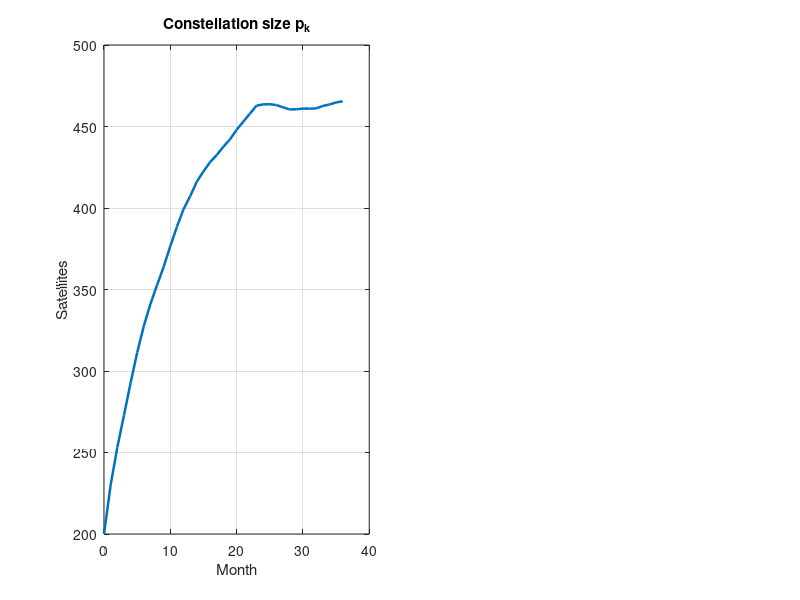

MATLAB code to generate this figure: (Note: this script raises an error after producing the figure.)
% =========================================================================
% 
% Filename:       HW1.m
% Author:         Derek Yu
% Institution:    Purdue University
% Course:         AAE590 - Fundamentals of State Estimation
% Professor:      Dr. Keith LeGrand
% Contact:        klegrand@purdue.edu
% Assignment:     HW 3
% Semester:       Fall 2025
% 
% Description:
%
% =========================================================================

%%

% Part a: Simulate constellation size and monthly budget with just process noise

clear; close all; clc; 
rng(1);  

K        = 36;          % months
p0       = 200;         % sats
b0       = 50;          % M$
sigma_b  = 1.5;         % M$, budget random-walk std

% Create p and b vectors
p = zeros(1, K+1);
b = zeros(1, K+1);
p(1) = p0;
b(1) = b0;

% Propogate
for k = 1:K
    % Budget random walk
    b(k+1) = b(k) + sigma_b*randn;

    % Constellation dynamics
    p(k+1) = 0.9*p(k) + b(k);
end

t = 0:K;

figure('Color','w','Position',[100 100 1400 800]);

subplot(1,2,1);
plot(t, p, 'LineWidth',1.8);
grid on; xlabel('Month'); ylabel('Satellites');
title('Constellation size p_k');
ax = gca;
ax.FontSize = 16;

subplot(1,2,2);
plot(t, b, 'LineWidth',1.8);
grid on; xlabel('Month'); ylabel('Budget (M$)');
title('Monthly budget b_k');

sgtitle('Derek Yu - Part (a): Simulation of Constellation and Budget','FontSize',25);
ax = gca;
ax.FontSize = 16;

%% Part c

clear; close all; clc; 
rng(1);              

% system dynamics
A = [0.9 1.0;   
     0.0 1.0];  

sigma_b = 1.5;              % $ 1 sig uncertainty
Qw = sigma_b^2;             % process noise 
G  = [0; 1];                % process noise for only b_k
Q  = G*Qw*G.';              % state space process noise covariance

H  = [1 0];                 % mapping, measure constellation size only
R  = 7^2;                   % meas noise satellites^2

K  = 36;  % months

% Init
x_true = zeros(2, K+1);
x_true(:,1) = [200; 50];    % p0=200 sats, b0=50 M$

% Generate a true trajectory and measurements
w = [zeros(1,K); sigma_b*randn(1,K)];   % only budget gets noise
z = zeros(1,K);                         % measurements z_k

for k = 1:K
    x_true(:,k+1) = A*x_true(:,k) + G*(sigma_b*randn);  % same as adding w(:,k)
    z(k) = H*x_true(:,k+1) + 7*randn;                   % measurement at month k
end

p_true = x_true(1,2:end);
b_true = x_true(2,2:end);

%  Kalman filter setup 
xhat = zeros(2, K+1);
xhat(:,1) = [170; 80];                 % init estimate

P = zeros(2,2,K+1);
P(:,:,1) = diag([50^2, 20^2]);         % init covariance

% storage for posterior (after-update) values
xhat_post = zeros(2,K);
P_post    = zeros(2,2,K);

for k = 1:K
    % Predict
    x_pred = A*xhat(:,k);
    P_pred = A*P(:,:,k)*A.' + Q;

    % Update
    S  = H*P_pred*H.' + R;        % innovation covariance
    Kk = (P_pred*H.')/S;          % Kalman gain (2x1)

    innov = z(k) - H*x_pred;      % residual
    x_upd = x_pred + Kk*innov;
    P_upd = (eye(2) - Kk*H)*P_pred;

    % Store posterior
    xhat_post(:,k) = x_upd;
    P_post(:,:,k)  = P_upd;

    % Roll to next step
    xhat(:,k+1) = x_upd;
    P(:,:,k+1)  = P_upd;
end

p_hat = xhat_post(1,:);
b_hat = xhat_post(2,:);
sig_p = sqrt(squeeze(P_post(1,1,:))).';
sig_b = sqrt(squeeze(P_post(2,2,:))).';

t = 1:K;


figure('Color','w','Position',[100 100 1400 900]);

subplot(2,2,1);
plot(t, p_true, 'LineWidth',2); hold on;
plot(t, p_hat,  '--', 'LineWidth',2);
grid on; xlabel('Month'); ylabel('Satellites');
title('i) Constellation size: true vs posterior estimate');
legend('True p_k','Estimated p_k','Location','best');
ax = gca;
ax.FontSize = 16;

subplot(2,2,2);
plot(t, b_true, 'LineWidth',2); hold on;
plot(t, b_hat,  '--', 'LineWidth',2);
grid on; xlabel('Month'); ylabel('Budget (M$)');
title('ii) Monthly budget: true vs posterior estimate');
legend('True b_k','Estimated b_k','Location','best');
ax = gca;
ax.FontSize = 16;

subplot(2,2,3);
err_p = p_true - p_hat;
plot(t, err_p, 'LineWidth',2); hold on;
plot(t,  sig_p, ':', 'LineWidth',3);
plot(t, -sig_p, ':', 'LineWidth',3);
grid on; xlabel('Month'); ylabel('Satellites');
title('iii) p-state error with \pm1\sigma bounds');
legend('p_k - p_{est,k}','+\sigma_p','-\sigma_p','Location','best');
ax = gca;
ax.FontSize = 16;

subplot(2,2,4);
err_b = b_true - b_hat;
plot(t, err_b, 'LineWidth',2); hold on;
plot(t,  sig_b, ':', 'LineWidth',3);
plot(t, -sig_b, ':', 'LineWidth',3);
grid on; xlabel('Month'); ylabel('M$');
title('iv) b-state error with \pm1\sigma bounds');
legend('b_k - b_{est,k}','+\sigma_b','-\sigma_b','Location','best');
ax = gca;
ax.FontSize = 16;

sgtitle('Kalman Filter for Constellation Size and Budget (36 months)');


%% Problem 2, Orbit EKF

clear; close all; clc;

% Given
mu = 3.986004418e5;           % [km^3/s^2]
Qr = 1e-8; Qth = 1e-16;       % process noise covariances
Qc = diag([Qr, Qth]);          % continuous-time process noise
R = 1e-4;                 % measurement noise variance (rad^2)

% True initial conditions
x_true0 = [6753.137; 0; 0; 0.00113975]; % [r, rdot, theta, thetadot]

% Estimated initial mean and covariance
x_hat = [6.75681367e3;
         -1.37015864e-1;
          4.45127583e-2;
          1.08593276e-3];
P = diag([40, 1e-2, 1e-3, 1e-8]);

% Orbital period
a = x_true0(1);                      % roughly semi-major axis
P_orbit = 2*pi*sqrt(a^3/mu);         % seconds

% Simulation parameters
dt_meas = 30;                        % measurement period [s]
dt_int = 1;                          % integration time step
tspan = 0:dt_int:P_orbit;

% Noise matrices
G = [0 0; 1 0; 0 0; 0 1];

% Storage
nx = length(x_true0);
x_true = zeros(nx, length(tspan));
x_hat_store = zeros(nx, length(tspan));
P_store = zeros(nx, nx, length(tspan));

x_true(:,1) = x_true0;
x_hat_store(:,1) = x_hat;
P_store(:,:,1) = P;

% Integrate true dynamics with process noise
for k = 2:length(tspan)
    t = tspan(k-1);
    x = x_true(:,k-1);
    
    % w = [sqrt(Qr)*randn; sqrt(Qth)*randn];   % process noise
    % dx = f_orbit(x, mu) + G*w;
    % dx = f_orbit(x, mu)*w;
    
    dx = f_orbit(x, mu);

    x_true(:,k) = x + dx*dt_int;
    x_true(3,k) = wrapTo2Pi(x_true(3,k));    % wrap angle
end

% Generate noisy measurements (every 30 s)
meas_times = 0:dt_meas:P_orbit;
z_meas = interp1(tspan, x_true(3,:), meas_times) + sqrt(R)*randn(size(meas_times));

% EKF
k_meas = 2;
for k = 2:length(tspan)

    % Predict
    x_pred = x_hat + f_orbit(x_hat, mu)*dt_int;          % Euler predict
    F = F_jacobian(x_hat, mu);                           % linearize and evaluate
    Qd = G*Qc*G.';                            
    P_pred = P + (F*P + P*F.' + Qd)*dt_int;              % simple Euler approx
    
    % Measurement update
    if abs(tspan(k) - meas_times(k_meas)) < dt_int/2  % Check if within time interval to get measurement

        H = [0 0 1 0];
        z_pred = x_pred(3);
        y = z_meas(k_meas) - z_pred;  % innovation
        S = H*P_pred*H.' + R;
        K = P_pred*H.'/S; % Kalman gain
        x_hat = x_pred + K*y; % Update estimate
        P = (eye(nx) - K*H)*P_pred;
        x_hat(3) = wrapTo2Pi(x_hat(3));
        k_meas = min(k_meas+1, length(meas_times));

    else % Otherwise, just propagate
        x_hat = x_pred; 
        P = P_pred;
    end

    % store
    x_hat_store(:,k) = x_hat;
    P_store(:,:,k) = P;
end


% Extract
r_true     = x_true(1,:);
theta_true = x_true(3,:);
r_hat      = x_hat_store(1,:);
theta_hat  = x_hat_store(3,:);
t          = tspan;

% Plot true vs estimated 2D trajectory
figure('Color','w','Position',[100 100 1000 900]);
plot(r_true.*cos(theta_true), r_true.*sin(theta_true), 'b', 'LineWidth', 2); hold on;
plot(r_hat.*cos(theta_hat), r_hat.*sin(theta_hat), 'r--', 'LineWidth', 2);
axis equal; grid minor; box on;
xlabel('x [km]', 'FontSize', 16);
ylabel('y [km]', 'FontSize', 16);
title('True vs EKF-Estimated Orbit', 'FontSize', 18, 'FontWeight', 'bold');
legend('True orbit','Estimated orbit','FontSize',14,'Location','best');
set(gca, 'FontSize', 14, 'LineWidth', 1.2);

% Estimation errors with 3 sigma bounds
state_names = {'r [km]','ṙ [km/s]','θ [rad]','θ̇ [rad/s]'};
state =  {'r','ṙ','θ','θ̇'};
figure('Color','w','Position',[1000 50 1200 900]);

for i = 1:4
    subplot(2,2,i);
    err   = x_true(i,:) - x_hat_store(i,:);
    sigma = sqrt(squeeze(P_store(i,i,:)))';
    
    plot(t, err, 'b', 'LineWidth', 1.8); hold on;
    plot(t,  3*sigma, 'r--', 'LineWidth', 1.6);
    plot(t, -3*sigma, 'r--', 'LineWidth', 1.6);
    
    grid minor; box on;
    xlabel('Time [s]', 'FontSize', 14);
    ylabel(state_names{i}, 'FontSize', 14);
    title([ state{i} ' Estimate Error ±3σ'], 'FontSize', 16, 'FontWeight', 'bold');
    set(gca, 'FontSize', 14, 'LineWidth', 1.2);
    legend('Error','+3σ','−3σ','FontSize',12,'Location','best');
end

sgtitle('EKF Estimation Errors and ±3σ Bounds', 'FontSize', 20, 'FontWeight', 'bold');


% Helper functions

% Orbit dynamics
function dx = f_orbit(x, mu)
    r = x(1); rd = x(2); th = x(3); thd = x(4);
    dx = zeros(4,1);
    dx(1) = rd;
    dx(2) = r*thd^2 - mu/r^2;
    dx(3) = thd;
    dx(4) = -2*rd*thd/r;
end

% Dynaqmics Jacobian
function F = F_jacobian(x, mu)
    r = x(1); rd = x(2); th = x(3); thd = x(4);
    F = [0 1 0 0;
         thd^2 + 2*mu/r^3 0 0 2*r*thd;
         0 0 0 1;
         2*rd*thd/r^2 -2*thd/r 0 -2*rd/r];
end
